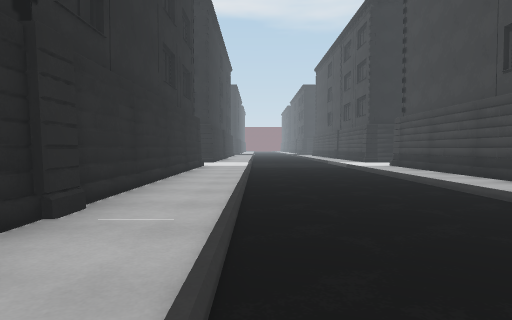
[1] (above)

24 first-person views from a walk through a Unity game level. The camera is 1.2 m above the floor, tilts 2° down and sees 75° across. The floor is counted in squares, 2 m on a side. Each view is taken from the middle of a square. On the plan, view 1 faces up. The plan holds only what a view shows up to about 10 squares ahead; the rest is blank. The place goes on beyond the plan. The player is left out. Surface patterns are stand-ins for the level's own textures.

[2]
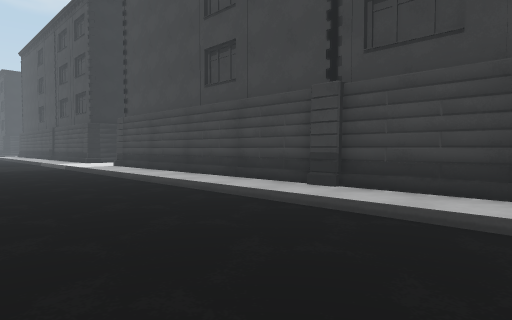

[3]
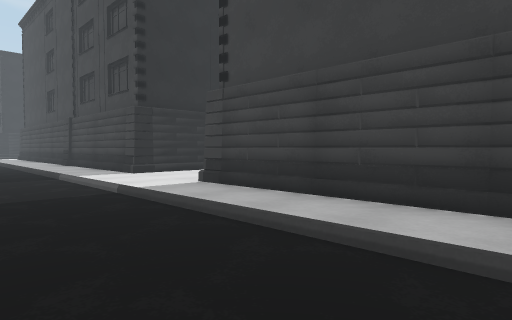

[4]
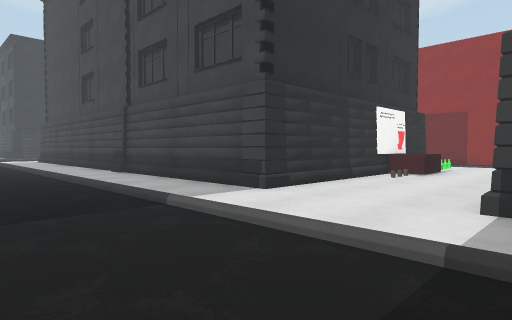

[5]
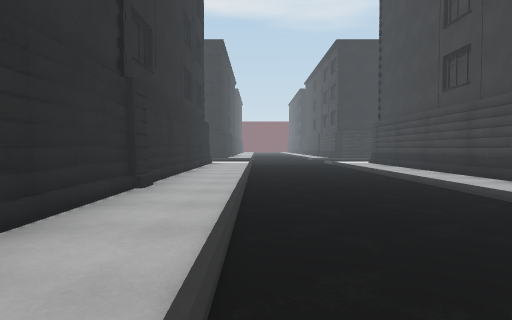

[6]
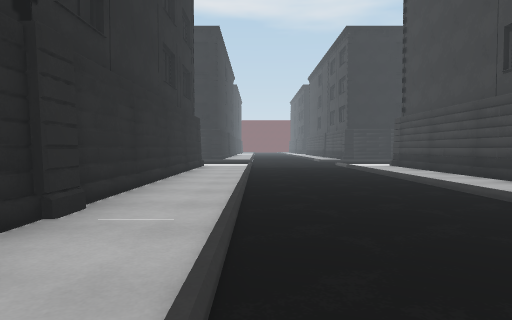

[7]
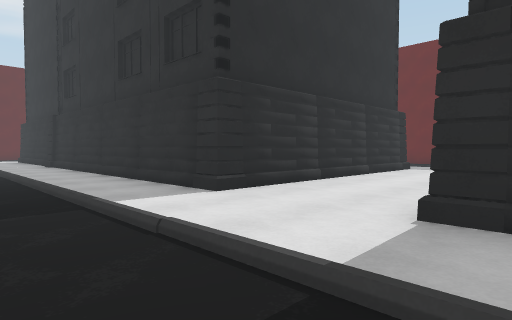

[8]
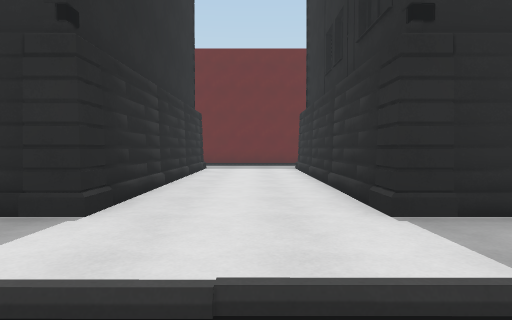

[9]
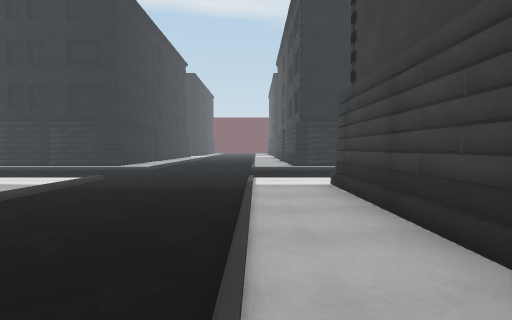

[10]
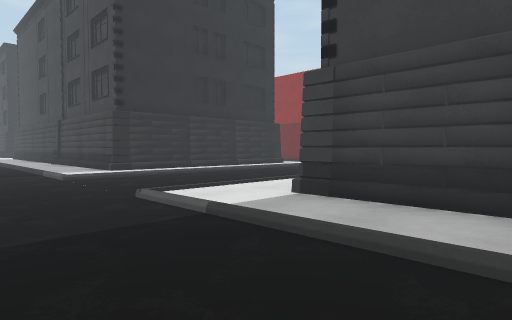

[11]
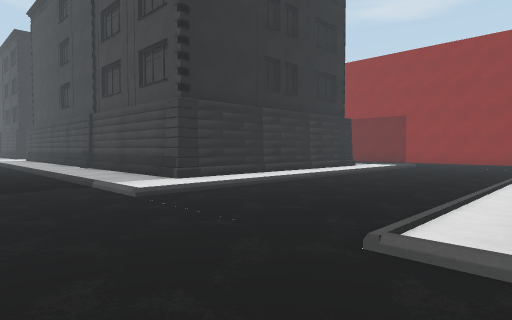

[12]
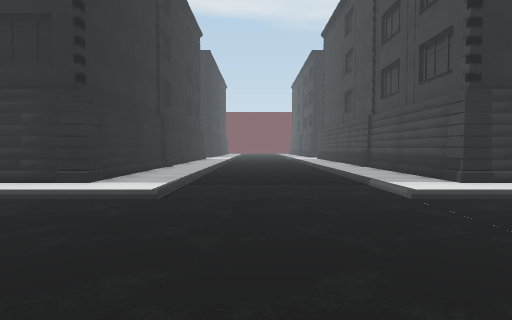

[13]
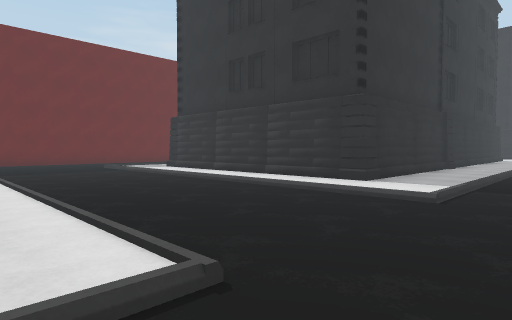

[14]
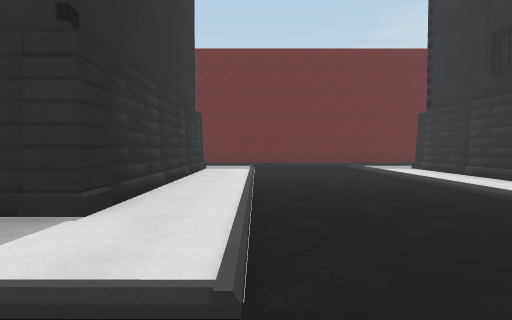

[15]
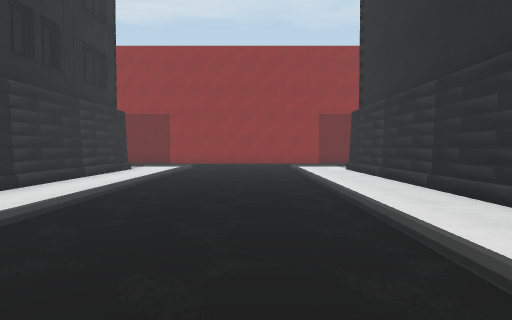

[16]
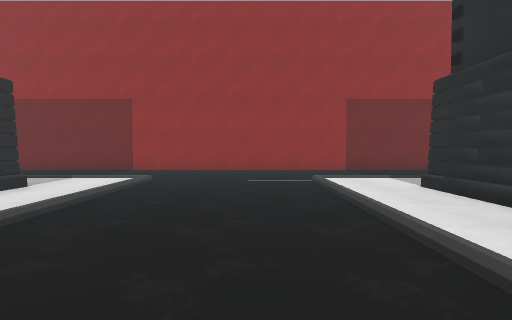

[17]
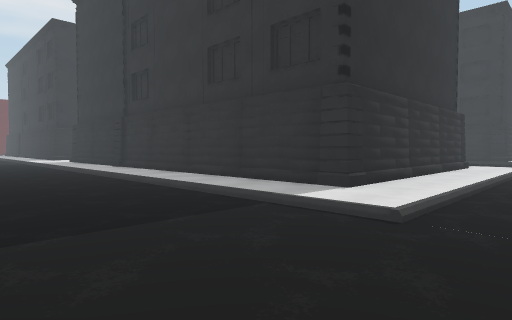

[18]
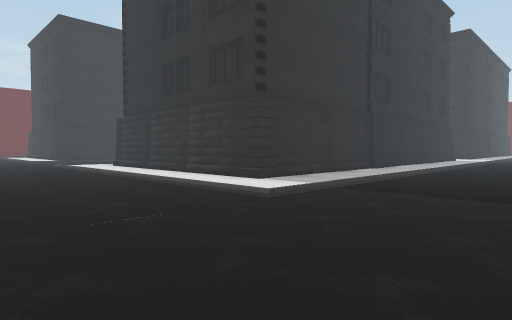

[19]
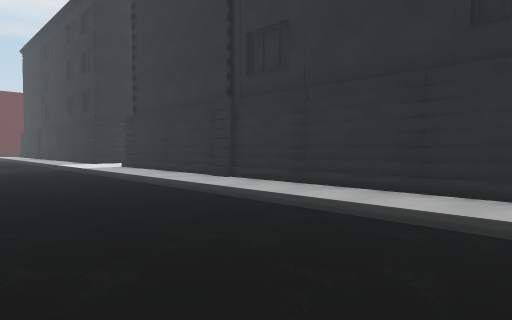

[20]
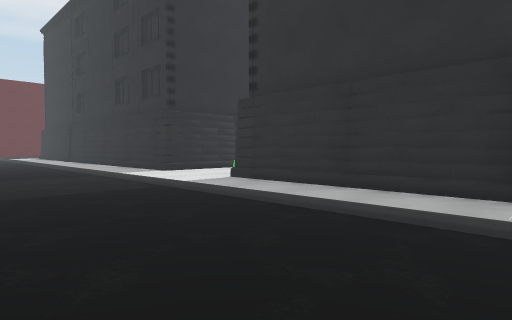

[21]
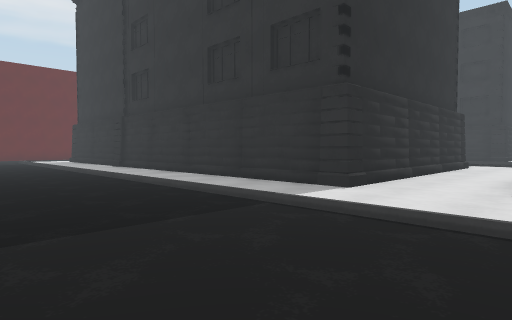

[22]
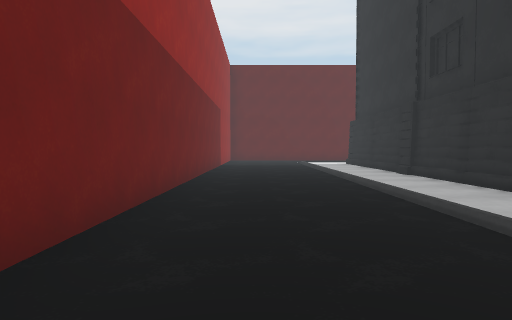

[23]
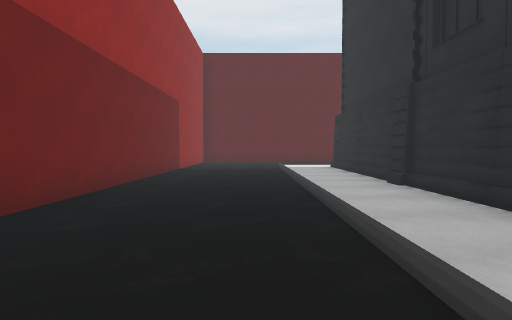

[24]
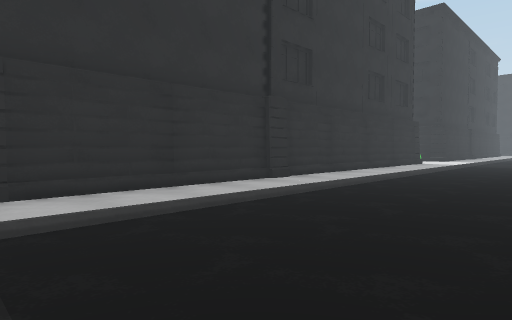

### Floor plan
Key: @ floor where view 1 was taken; # wall or solid block; . floor; / step, stairs or slope; O other object.
Columns run from 10 left of view 1 to 16 right of it. Each row starts with its distance up from view 1.
 37         #.   /.#    #//..
 36         #....//#    #//..
 35         #..../.#    #//.. #
 34         #..../.#    #//...#
 33         #..../.#    #//...#
 32   #######..../.######//...#
 31  ........./../......../...#
 30  //////////..//////////...#
 29 ..........................#
 28 ..........................#
 27  .......///../.......//...#
 26  ........./../............#
 25   #######..../.######/....#
 24         #..../.#    #/....#
 23         #..../.#    #/....#
 22         #..../.#    #//...
 21         #..../.#    #//...
 20         #..../.#    #//...
 19         #..../.#    #//...
 18         #./..//#    #//...
 17         #./../.#    #//...
 16         #./../.#    #//...
 15         #./../.#    #//...
 14         #./../.#    #//...
 13  .#######./../.######//...
 12  ........./../.....OO.....
 11  ........./../............
 10   #######..../.######//...
  9         #..../.#    #//...
  8         #..../.#    #//...#
  7         #..../.#    #//...#
  6         #..../.#    #//...#
  5         #..../.#    #//...#
  4         #..../.#    #//...#
  3         #./..//#    #//...#
  2         #./../.#    #//...#
  1          ./../.#    #//...#
  0           @../.     #//...#
 -1                     #//...#
 -2                     #//...#

Where each view was taken, in squares from view 1:
view 1: 0 up, 0 right, facing up
view 2: 0 up, 0 right, facing up-right
view 3: 6 up, 1 right, facing up-right
view 4: 10 up, 1 right, facing up-right
view 5: 13 up, 0 right, facing up
view 6: 15 up, 0 right, facing up
view 7: 14 up, 1 right, facing down-left
view 8: 12 up, 1 right, facing left
view 9: 20 up, 3 right, facing up
view 10: 23 up, 1 right, facing up-right
view 11: 26 up, 1 right, facing up-right
view 12: 26 up, 1 right, facing up
view 13: 26 up, 1 right, facing up-left
view 14: 27 up, 1 right, facing left
view 15: 28 up, 2 right, facing right
view 16: 28 up, 6 right, facing right
view 17: 28 up, 15 right, facing down-left
view 18: 27 up, 15 right, facing up-left
view 19: 23 up, 15 right, facing down-left
view 20: 18 up, 15 right, facing down-left
view 21: 13 up, 15 right, facing down-left
view 22: 10 up, 14 right, facing down
view 23: 8 up, 13 right, facing down
view 24: 2 down, 15 right, facing up-left
